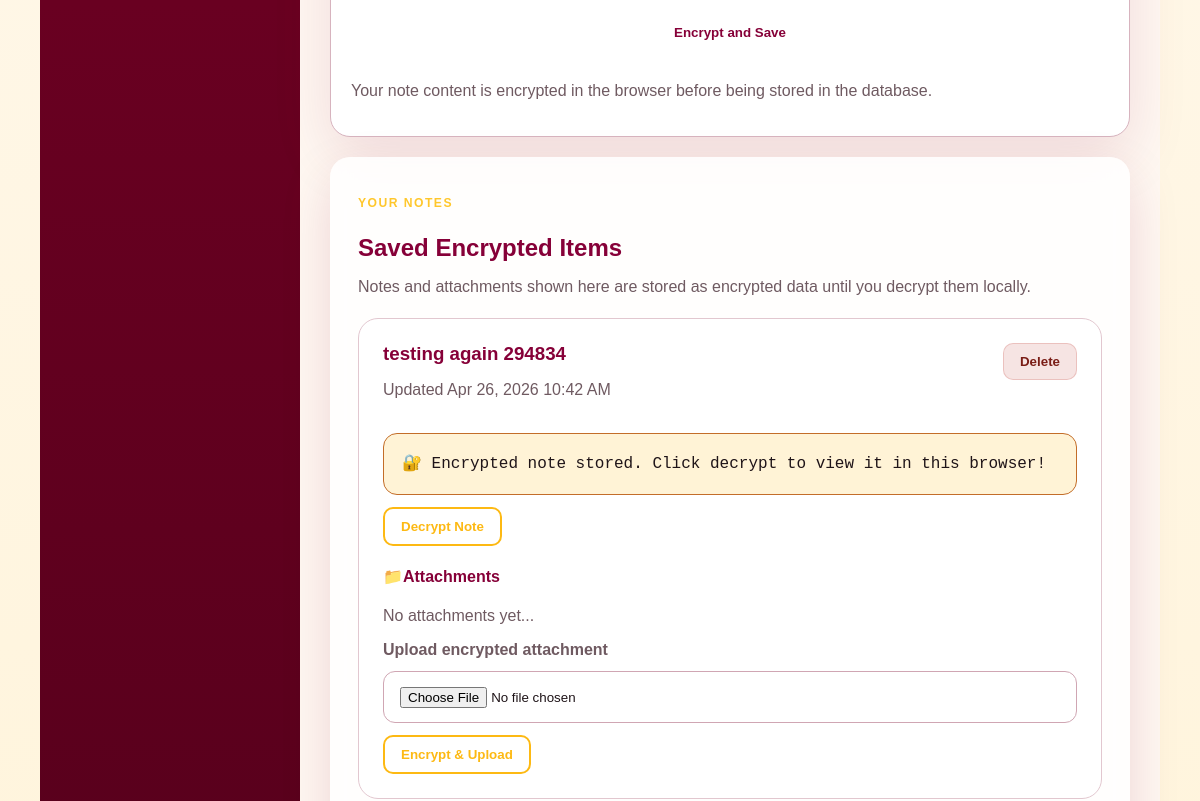
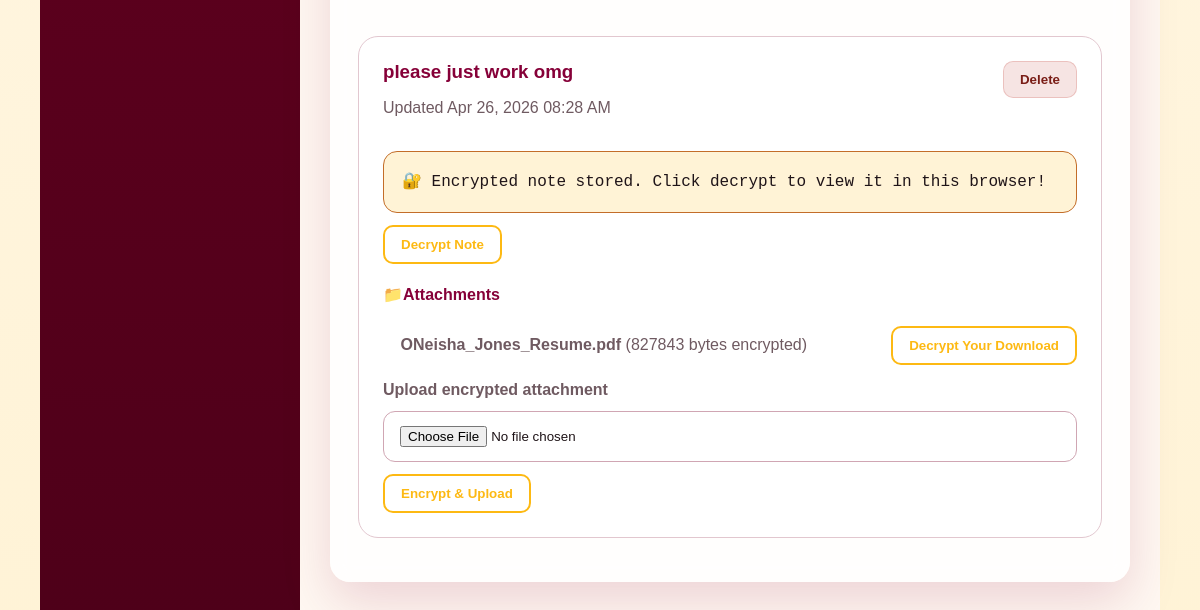
/dashboard (signed in, lower part), run on an earlier commit of the app's database (2 pictures, top to bottom).
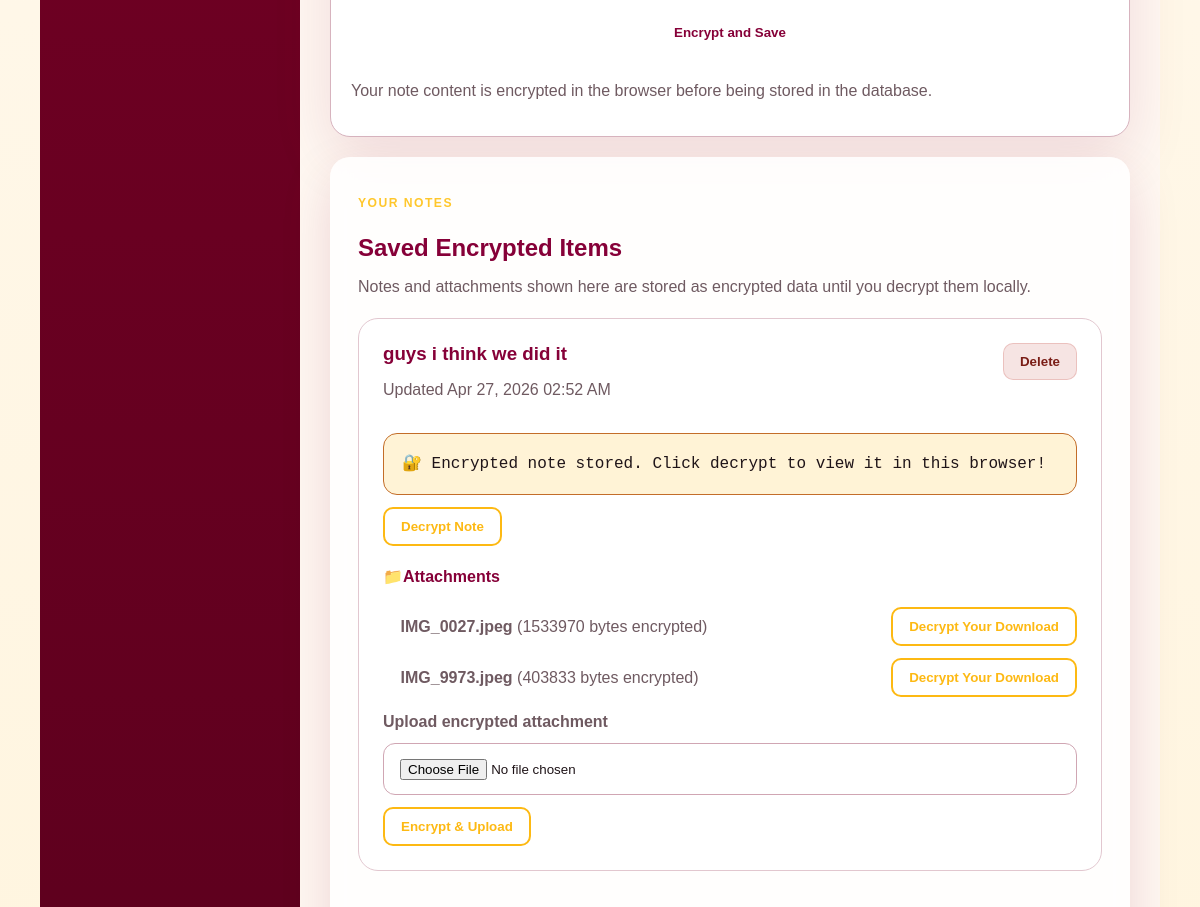
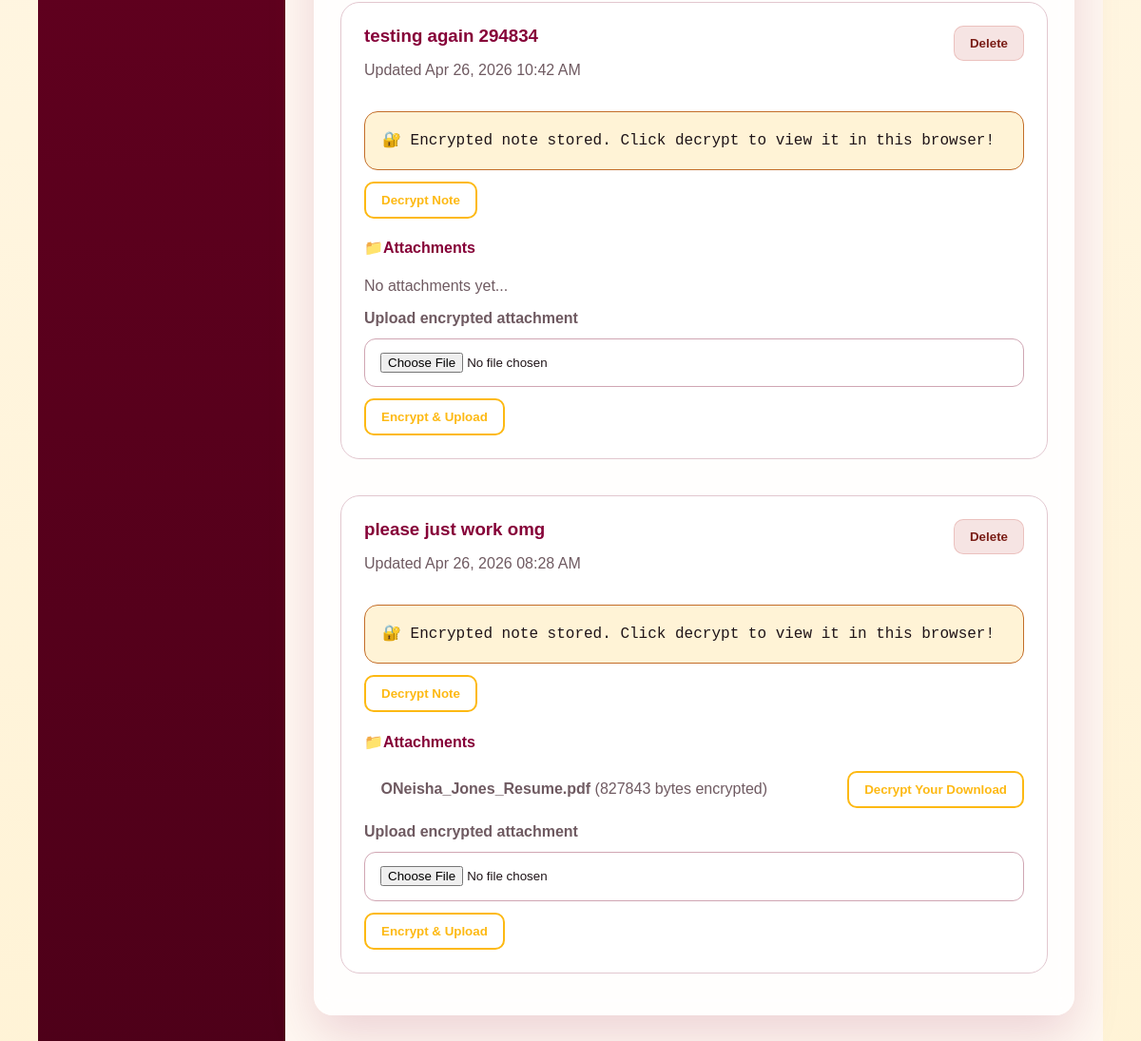
And on a later commit of the database (2 pictures, top to bottom).
### app/models.py (models this page shows)
class Note(db.Model):
    id = db.Column(db.Integer, primary_key=True)
    user_id = db.Column(db.Integer, db.ForeignKey("user.id"), nullable=False)
    title = db.Column(db.String(200), nullable=False)
    encrypted_content = db.Column(db.Text, nullable=False)
    salt = db.Column(db.String(255), nullable=False)
    nonce = db.Column(db.String(255), nullable=False)
    created_at = db.Column(db.DateTime, default=datetime.utcnow)
    updated_at = db.Column(db.DateTime, default=datetime.utcnow, onupdate=datetime.utcnow)
    attachments = db.relationship("Attachment", backref="note", lazy=True, cascade="all, delete-orphan")

class Attachment(db.Model):
    id = db.Column(db.Integer, primary_key=True)
    note_id = db.Column(db.Integer, db.ForeignKey("note.id"), nullable=False)
    user_id = db.Column(db.Integer, db.ForeignKey("user.id"), nullable=False)
    original_filename = db.Column(db.String(255), nullable=False)
    stored_filename = db.Column(db.String(255), nullable=False)
    mime_type = db.Column(db.String(120), nullable=True)
    file_size = db.Column(db.Integer, nullable=True)
    file_nonce = db.Column(db.String(255), nullable=False)
    file_salt = db.Column(db.String(255), nullable=False)
    created_at = db.Column(db.DateTime, default=datetime.utcnow)

### app/main_routes.py (the view)
@main_bp.route("/dashboard")
@login_required
def dashboard():
    notes = Note.query.filter_by(user_id=current_user.id).order_by(Note.updated_at.desc()).all()
    return render_template("dashboard.html", notes=notes)

### app/__init__.py (called while the page is built)
def create_app():
    app = Flask(__name__)
    app.config.from_object(Config)
    Path(app.config["UPLOAD_FOLDER"]).mkdir(parents=True, exist_ok=True)
    Path(app.instance_path).mkdir(parents=True, exist_ok=True)
    db.init_app(app)
    login_manager.init_app(app)
    from .models import User
    from .auth_routes import auth_bp
    from .main_routes import main_bp
    @login_manager.user_loader
    def load_user(user_id):
        return User.query.get(int(user_id))
    app.register_blueprint(auth_bp)
    app.register_blueprint(main_bp)
    with app.app_context():
        db.create_all()
    return app

### app/templates/dashboard.html (shortened to what this page needs)
{% extends 'base.html' %}
{% block content %}
<section class="app-shell">
  <aside class="sidebar">
  </aside>
  <main class="dashboard-main">
  <div class="hero-card">
    <section class="create-note-panel" id="create-note">
      <form method="post" action="{{ url_for('main.create_note') }}" class="form-grid" id="note-form">
        <button class="btn btn-primary" type="submit">Encrypt and Save</button>
        <p class="tiny-note">
          Your note content is encrypted in the browser before being stored in the database.
        </p>
      </form>
    </section>
  </div>
  <div class="panel" id="saved-notes">
    <div class="panel-header">
      <p class="eyebrow">Your Notes</p>
      <h2>Saved Encrypted Items</h2>
      <p class="tiny-note">
        Notes and attachments shown here are stored as encrypted data until you decrypt them locally.
      </p>
    </div>
    {% if notes %}
      <div class="notes-list">
        {% for note in notes %}
          <article class="note-card">
            <div class="note-top">
              <div>
                <h3>{{ note.title }}</h3>
                <p class="meta">
                  Updated {{ note.updated_at.strftime('%b %d, %Y %I:%M %p') }}
                </p>
              </div>
              <form method="post" action="{{ url_for('main.delete_note', note_id=note.id) }}"
                    onsubmit="return confirm('Delete this encrypted note and its attachments?');">
                <button class="btn btn-danger" type="submit">Delete</button>
              </form>
            </div>
            <div class="cipher-box"
                 data-ciphertext="{{ note.encrypted_content }}"
                 data-salt="{{ note.salt }}"
                 data-nonce="{{ note.nonce }}">
              🔐 Encrypted note stored. Click decrypt to view it in this browser!
            </div>
            <div class="note-actions-row">
              <button class="btn btn-secondary decrypt-note-btn" type="button">
                Decrypt Note
              </button>
            </div>
            <div class="attachments-block">
              <h4>📁Attachments</h4>
              {% if note.attachments %}
                <ul class="attachment-list">
                  {% for attachment in note.attachments %}
                    <li>
                      <div>
                        <strong>{{ attachment.original_filename }}</strong>
                        <span class="meta">({{ attachment.file_size }} bytes encrypted)</span>
                      </div>
                      <button class="btn btn-secondary download-attachment-btn"
                              type="button"
                              data-meta-url="{{ url_for('main.attachment_meta', attachment_id=attachment.id) }}">
                        Decrypt Your Download
                      </button>
                    </li>
                  {% endfor %}
                </ul>
              {% else %}
                <p class="meta">No attachments yet...</p>
              {% endif %}
              <form method="post"
                    action="{{ url_for('main.upload_attachment', note_id=note.id) }}"
                    enctype="multipart/form-data"
                    class="attachment-form">
                <label>Upload encrypted attachment</label>
                <input type="file" name="attachment" required>
                <button class="btn btn-secondary" type="submit">
                  Encrypt &amp; Upload
                </button>
              </form>
            </div>
          </article>
        {% endfor %}
      </div>
    {% else %}
      <div class="empty-state">
        <h3>No notes yet.</h3>
        <p>Create your first encrypted note using the form on the left!</p>
      </div>
    {% endif %}
  </div>
  </main>
</section>
{% endblock %}

What changed in the data, as far as the page shows it:
added Note: title "guys i think we did it", updated_at "Apr 27, 2026 02:52 AM"
added Attachment: original_filename "IMG_0027.jpeg", file_size "1533970", shown under "guys i think we did it"
added Attachment: original_filename "IMG_9973.jpeg", file_size "403833", shown under "guys i think we did it"
